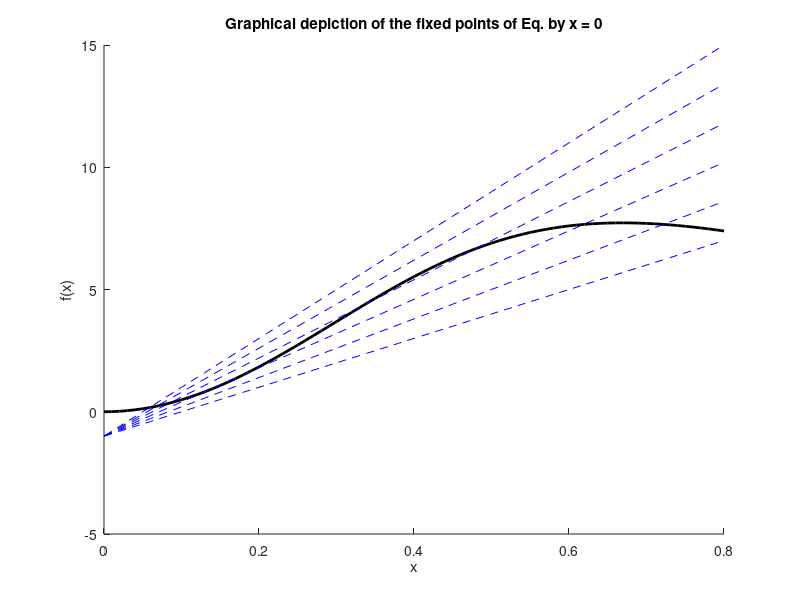

This figure's MATLAB source:
x = 0:0.01:0.8;
alpha = 50;
gammaMax = 20;
y = (alpha .* (x.^2))./(1 + (2 .* (x.^2)) + (5 .* (x.^4)));
figure
hold on
plot(x, y, 'k', 'LineWidth', 2)
for gamma = 10:2:gammaMax
    z = (gamma .* x) -1;
    plot(x, z, 'b--')
end
xlabel('x')
ylabel('f(x)')
title('Graphical depiction of the fixed points of Eq. by x = 0')